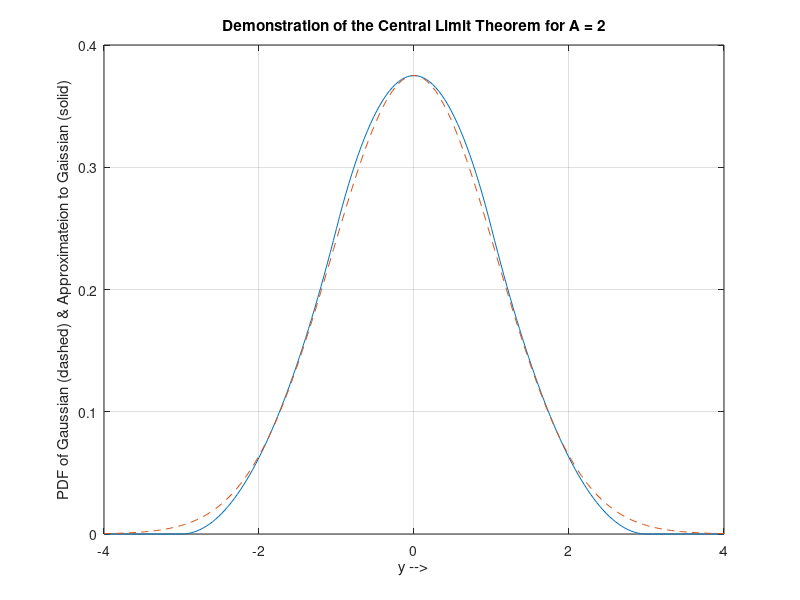

Write the MATLAB code that produced this figure.
% File: ExampleB-12.m for Exampl B-12

clear;
clf

fprintf('\nSee Window for plot.\n\n');

% ----------------------------------------------
% Calculate Approximate PDF given by Eq. (B-109)

% Select the width of the uniform PDF, A, where A>0
A = 2;

ymin = -2*A;
ymax = 2*A;
dy = (ymax-ymin)/200;

y = ymin:dy:ymax;

c = 3*A/2;
c2 = 1/(2*A^3);

for i = 1:1:length(y)
  if y(i) < -c;
    f(i) = 0;
  elseif y(i) >= -c;
    f(i) = c2*((c + y(i))^2);
  end  
  if  y(i) >= -A/2;
    f(i) = c2*(c*A - 2*(y(i)^2));
  end  
  if  y(i) >= A/2;
    f(i) = c2*((c - y(i))^2); 
  end
  if  y(i) >= c;
    f(i) = 0; 
  end;
end;
% ---------------------------------------------

% Galculate PDF for a Gaussian 

m = 0;
sigma = (1/sqrt(2*pi))*(4*A/3);

pdf = zeros(length(y),1);
for (i = 1:1:length(y))
  pdf(i) = 1/(sqrt(2*pi)*sigma)*exp(-(y(i)-m)^2/(2*sigma^2));
end;
pdfpeak = max(pdf);
fprintf(['\nThe Peak Value for the PDF is ',num2str(pdfpeak),'\n\n']);
% --------------------------------------------

% Plot results

plot(y,f,'-',y,pdf,'--')
xlabel('y -->');
ylabel('PDF of Gaussian (dashed) & Approximateion to Gaissian (solid)');
title(['Demonstration of the Central Limit Theorem for A = ',num2str(A)]);
grid;
